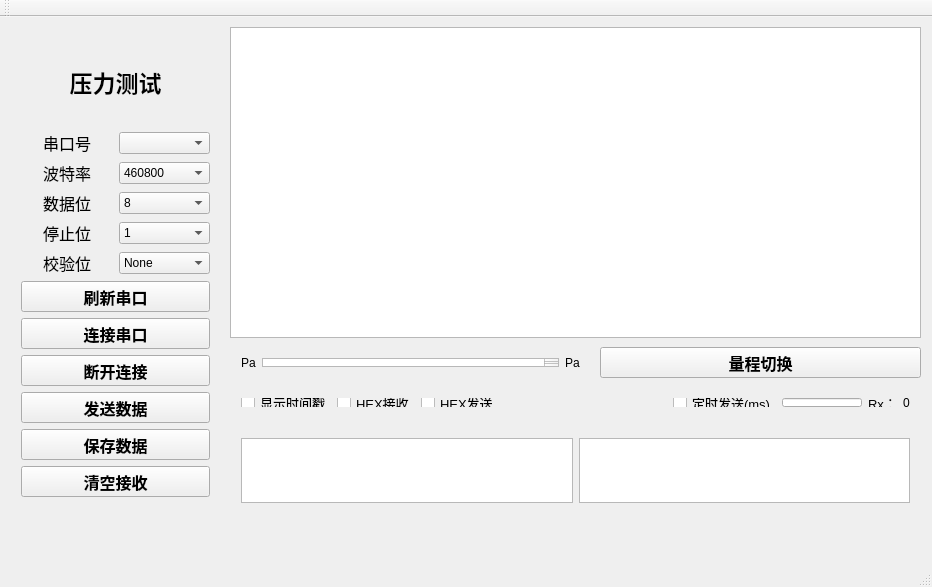
<?xml version="1.0" encoding="UTF-8"?>
<ui version="4.0">
 <class>MainWindow</class>
 <widget class="QMainWindow" name="MainWindow">
  <property name="geometry">
   <rect>
    <x>0</x>
    <y>0</y>
    <width>932</width>
    <height>587</height>
   </rect>
  </property>
  <property name="windowTitle">
   <string>MainWindow</string>
  </property>
  <widget class="QWidget" name="centralWidget">
   <widget class="QWidget" name="layoutWidget">
    <property name="geometry">
     <rect>
      <x>230</x>
      <y>370</y>
      <width>691</width>
      <height>31</height>
     </rect>
    </property>
    <layout class="QHBoxLayout" name="horizontalLayout_4">
     <item>
      <layout class="QHBoxLayout" name="horizontalLayout_3">
       <item>
        <widget class="QCheckBox" name="timecheckBox">
         <property name="font">
          <font>
           <pointsize>10</pointsize>
          </font>
         </property>
         <property name="text">
          <string>显示时间戳</string>
         </property>
        </widget>
       </item>
       <item>
        <widget class="QCheckBox" name="recvcheckBox">
         <property name="font">
          <font>
           <pointsize>10</pointsize>
          </font>
         </property>
         <property name="text">
          <string>HEX接收</string>
         </property>
        </widget>
       </item>
       <item>
        <widget class="QCheckBox" name="HexsendcheckBox">
         <property name="font">
          <font>
           <pointsize>10</pointsize>
          </font>
         </property>
         <property name="text">
          <string>HEX发送</string>
         </property>
        </widget>
       </item>
      </layout>
     </item>
     <item>
      <layout class="QHBoxLayout" name="horizontalLayout_2">
       <item>
        <spacer name="horizontalSpacer">
         <property name="orientation">
          <enum>Qt::Horizontal</enum>
         </property>
         <property name="sizeHint" stdset="0">
          <size>
           <width>18</width>
           <height>20</height>
          </size>
         </property>
        </spacer>
       </item>
       <item>
        <widget class="QCheckBox" name="timesendcheckBox">
         <property name="font">
          <font>
           <pointsize>10</pointsize>
          </font>
         </property>
         <property name="text">
          <string>定时发送(ms)</string>
         </property>
        </widget>
       </item>
       <item>
        <widget class="QLineEdit" name="timelineEdit">
         <property name="maximumSize">
          <size>
           <width>80</width>
           <height>16777215</height>
          </size>
         </property>
        </widget>
       </item>
      </layout>
     </item>
     <item>
      <widget class="QLabel" name="label_8">
       <property name="font">
        <font>
         <pointsize>10</pointsize>
        </font>
       </property>
       <property name="text">
        <string>Rx：</string>
       </property>
      </widget>
     </item>
     <item>
      <layout class="QHBoxLayout" name="horizontalLayout">
       <item>
        <widget class="QLabel" name="RxNumlabel">
         <property name="text">
          <string>0</string>
         </property>
        </widget>
       </item>
      </layout>
     </item>
    </layout>
   </widget>
   <widget class="QWidget" name="layoutWidget">
    <property name="geometry">
     <rect>
      <x>10</x>
      <y>10</y>
      <width>211</width>
      <height>481</height>
     </rect>
    </property>
    <layout class="QVBoxLayout" name="verticalLayout">
     <item>
      <widget class="QLabel" name="label_6">
       <property name="font">
        <font>
         <pointsize>17</pointsize>
         <weight>75</weight>
         <bold>true</bold>
        </font>
       </property>
       <property name="text">
        <string>压力测试</string>
       </property>
       <property name="alignment">
        <set>Qt::AlignCenter</set>
       </property>
      </widget>
     </item>
     <item>
      <layout class="QVBoxLayout" name="verticalLayout_3">
       <item>
        <layout class="QGridLayout" name="gridLayout">
         <item row="0" column="1">
          <widget class="QComboBox" name="uartbox"/>
         </item>
         <item row="1" column="0">
          <widget class="QLabel" name="label_2">
           <property name="font">
            <font>
             <pointsize>12</pointsize>
            </font>
           </property>
           <property name="text">
            <string>波特率</string>
           </property>
           <property name="alignment">
            <set>Qt::AlignCenter</set>
           </property>
          </widget>
         </item>
         <item row="1" column="1">
          <widget class="QComboBox" name="baudbox">
           <item>
            <property name="text">
             <string>460800</string>
            </property>
           </item>
           <item>
            <property name="text">
             <string>230400</string>
            </property>
           </item>
           <item>
            <property name="text">
             <string>115200</string>
            </property>
           </item>
           <item>
            <property name="text">
             <string>9600</string>
            </property>
           </item>
           <item>
            <property name="text">
             <string>4800</string>
            </property>
           </item>
          </widget>
         </item>
         <item row="0" column="0">
          <widget class="QLabel" name="label">
           <property name="font">
            <font>
             <pointsize>12</pointsize>
            </font>
           </property>
           <property name="text">
            <string>串口号</string>
           </property>
           <property name="alignment">
            <set>Qt::AlignCenter</set>
           </property>
          </widget>
         </item>
         <item row="2" column="1">
          <widget class="QComboBox" name="databox">
           <item>
            <property name="text">
             <string>8</string>
            </property>
           </item>
           <item>
            <property name="text">
             <string>7</string>
            </property>
           </item>
           <item>
            <property name="text">
             <string>6</string>
            </property>
           </item>
           <item>
            <property name="text">
             <string>5</string>
            </property>
           </item>
          </widget>
         </item>
         <item row="2" column="0">
          <widget class="QLabel" name="label_3">
           <property name="font">
            <font>
             <pointsize>12</pointsize>
            </font>
           </property>
           <property name="text">
            <string>数据位</string>
           </property>
           <property name="alignment">
            <set>Qt::AlignCenter</set>
           </property>
          </widget>
         </item>
         <item row="3" column="0">
          <widget class="QLabel" name="label_4">
           <property name="font">
            <font>
             <pointsize>12</pointsize>
            </font>
           </property>
           <property name="text">
            <string>停止位</string>
           </property>
           <property name="alignment">
            <set>Qt::AlignCenter</set>
           </property>
          </widget>
         </item>
         <item row="3" column="1">
          <widget class="QComboBox" name="stopbox">
           <item>
            <property name="text">
             <string>1</string>
            </property>
           </item>
           <item>
            <property name="text">
             <string>1.5</string>
            </property>
           </item>
           <item>
            <property name="text">
             <string>2</string>
            </property>
           </item>
          </widget>
         </item>
         <item row="4" column="0">
          <widget class="QLabel" name="label_5">
           <property name="font">
            <font>
             <pointsize>12</pointsize>
            </font>
           </property>
           <property name="text">
            <string>校验位</string>
           </property>
           <property name="alignment">
            <set>Qt::AlignCenter</set>
           </property>
          </widget>
         </item>
         <item row="4" column="1">
          <widget class="QComboBox" name="nonebox">
           <item>
            <property name="text">
             <string>None</string>
            </property>
           </item>
          </widget>
         </item>
        </layout>
       </item>
       <item>
        <layout class="QVBoxLayout" name="verticalLayout_2">
         <item>
          <widget class="QPushButton" name="RefreshUart">
           <property name="minimumSize">
            <size>
             <width>20</width>
             <height>31</height>
            </size>
           </property>
           <property name="font">
            <font>
             <pointsize>12</pointsize>
             <weight>75</weight>
             <bold>true</bold>
            </font>
           </property>
           <property name="text">
            <string>刷新串口</string>
           </property>
          </widget>
         </item>
         <item>
          <widget class="QPushButton" name="OpenUart">
           <property name="minimumSize">
            <size>
             <width>20</width>
             <height>31</height>
            </size>
           </property>
           <property name="font">
            <font>
             <pointsize>12</pointsize>
             <weight>75</weight>
             <bold>true</bold>
            </font>
           </property>
           <property name="text">
            <string>连接串口</string>
           </property>
          </widget>
         </item>
         <item>
          <widget class="QPushButton" name="CloseUart">
           <property name="minimumSize">
            <size>
             <width>0</width>
             <height>31</height>
            </size>
           </property>
           <property name="font">
            <font>
             <pointsize>12</pointsize>
             <weight>75</weight>
             <bold>true</bold>
            </font>
           </property>
           <property name="text">
            <string>断开连接</string>
           </property>
          </widget>
         </item>
         <item>
          <widget class="QPushButton" name="SendDataFile">
           <property name="minimumSize">
            <size>
             <width>0</width>
             <height>31</height>
            </size>
           </property>
           <property name="font">
            <font>
             <pointsize>12</pointsize>
             <weight>75</weight>
             <bold>true</bold>
            </font>
           </property>
           <property name="text">
            <string>发送数据</string>
           </property>
          </widget>
         </item>
         <item>
          <widget class="QPushButton" name="SaveRecvDataFile">
           <property name="minimumSize">
            <size>
             <width>0</width>
             <height>31</height>
            </size>
           </property>
           <property name="font">
            <font>
             <pointsize>12</pointsize>
             <weight>75</weight>
             <bold>true</bold>
            </font>
           </property>
           <property name="text">
            <string>保存数据</string>
           </property>
          </widget>
         </item>
         <item>
          <widget class="QPushButton" name="ClearRecvButton">
           <property name="minimumSize">
            <size>
             <width>0</width>
             <height>31</height>
            </size>
           </property>
           <property name="font">
            <font>
             <pointsize>12</pointsize>
             <weight>75</weight>
             <bold>true</bold>
            </font>
           </property>
           <property name="text">
            <string>清空接收</string>
           </property>
          </widget>
         </item>
        </layout>
       </item>
      </layout>
     </item>
    </layout>
   </widget>
   <widget class="QChartView" name="graphicsView">
    <property name="geometry">
     <rect>
      <x>230</x>
      <y>10</y>
      <width>691</width>
      <height>311</height>
     </rect>
    </property>
   </widget>
   <widget class="QWidget" name="horizontalLayoutWidget">
    <property name="geometry">
     <rect>
      <x>230</x>
      <y>330</y>
      <width>361</width>
      <height>31</height>
     </rect>
    </property>
    <layout class="QHBoxLayout" name="horizontalLayout_7">
     <item>
      <widget class="QLabel" name="label_7">
       <property name="text">
        <string>Pa</string>
       </property>
      </widget>
     </item>
     <item>
      <widget class="QTextBrowser" name="textBrowser_ShowValue"/>
     </item>
     <item>
      <widget class="QLabel" name="label_range">
       <property name="text">
        <string>Pa</string>
       </property>
      </widget>
     </item>
    </layout>
   </widget>
   <widget class="QWidget" name="horizontalLayoutWidget_2">
    <property name="geometry">
     <rect>
      <x>230</x>
      <y>410</y>
      <width>691</width>
      <height>87</height>
     </rect>
    </property>
    <layout class="QHBoxLayout" name="horizontalLayout_8">
     <item>
      <widget class="QTextEdit" name="RecvTextEdit">
       <property name="readOnly">
        <bool>true</bool>
       </property>
      </widget>
     </item>
     <item>
      <widget class="QTextEdit" name="SendTextEdit"/>
     </item>
    </layout>
   </widget>
   <widget class="QPushButton" name="ChangeRange">
    <property name="geometry">
     <rect>
      <x>600</x>
      <y>330</y>
      <width>321</width>
      <height>31</height>
     </rect>
    </property>
    <property name="minimumSize">
     <size>
      <width>20</width>
      <height>31</height>
     </size>
    </property>
    <property name="font">
     <font>
      <pointsize>12</pointsize>
      <weight>75</weight>
      <bold>true</bold>
     </font>
    </property>
    <property name="text">
     <string>量程切换</string>
    </property>
   </widget>
  </widget>
  <widget class="QMenuBar" name="menuBar">
   <property name="geometry">
    <rect>
     <x>0</x>
     <y>0</y>
     <width>932</width>
     <height>25</height>
    </rect>
   </property>
  </widget>
  <widget class="QToolBar" name="mainToolBar">
   <attribute name="toolBarArea">
    <enum>TopToolBarArea</enum>
   </attribute>
   <attribute name="toolBarBreak">
    <bool>false</bool>
   </attribute>
  </widget>
  <widget class="QStatusBar" name="statusBar"/>
 </widget>
 <layoutdefault spacing="6" margin="11"/>
 <customwidgets>
  <customwidget>
   <class>QChartView</class>
   <extends>QGraphicsView</extends>
   <header location="global">qchartview.h</header>
  </customwidget>
 </customwidgets>
 <resources/>
 <connections/>
</ui>
